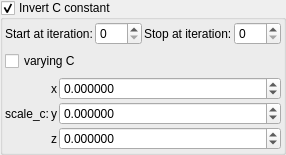
    <widget class="MyGroupBox" name="groupCheck_transf_function_enabledAz_false">
     <property name="title">
      <string>Invert C constant</string>
     </property>
     <property name="checkable">
      <bool>true</bool>
     </property>
     <layout class="QVBoxLayout" name="verticalLayout_3">
      <property name="leftMargin">
       <number>2</number>
      </property>
      <property name="topMargin">
       <number>2</number>
      </property>
      <property name="rightMargin">
       <number>2</number>
      </property>
      <property name="bottomMargin">
       <number>2</number>
      </property>
      <item>
       <layout class="QGridLayout" name="gridLayout_84">
        <property name="spacing">
         <number>2</number>
        </property>
        <item row="2" column="0">
         <widget class="QLabel" name="label_75">
          <property name="text">
           <string>Start at iteration:</string>
          </property>
         </widget>
        </item>
        <item row="2" column="1">
         <widget class="MySpinBox" name="spinboxInt_transf_start_iterations_E">
          <property name="sizePolicy">
           <sizepolicy hsizetype="Minimum" vsizetype="Maximum">
            <horstretch>0</horstretch>
            <verstretch>0</verstretch>
           </sizepolicy>
          </property>
          <property name="minimum">
           <number>0</number>
          </property>
          <property name="maximum">
           <number>999</number>
          </property>
          <property name="value">
           <number>0</number>
          </property>
         </widget>
        </item>
        <item row="2" column="3">
         <widget class="MySpinBox" name="spinboxInt_transf_stop_iterations_E">
          <property name="sizePolicy">
           <sizepolicy hsizetype="Preferred" vsizetype="Maximum">
            <horstretch>0</horstretch>
            <verstretch>0</verstretch>
           </sizepolicy>
          </property>
          <property name="maximum">
           <number>999</number>
          </property>
         </widget>
        </item>
        <item row="2" column="2">
         <widget class="QLabel" name="label_54">
          <property name="text">
           <string>Stop at iteration:</string>
          </property>
         </widget>
        </item>
       </layout>
      </item>
      <item>
       <widget class="MyCheckBox" name="checkBox_transf_function_enabledAy_false">
        <property name="text">
         <string notr="true">varying C</string>
        </property>
       </widget>
      </item>
      <item>
       <layout class="QGridLayout" name="gridLayout_66" columnstretch="0,0,0,1">
        <property name="spacing">
         <number>2</number>
        </property>
        <item row="3" column="2">
         <widget class="QLabel" name="label_137">
          <property name="text">
           <string notr="true">z</string>
          </property>
         </widget>
        </item>
        <item row="1" column="2">
         <widget class="QLabel" name="label_138">
          <property name="text">
           <string notr="true">x</string>
          </property>
         </widget>
        </item>
        <item row="1" column="3">
         <widget class="MyDoubleSpinBox" name="spinbox3_transf_scale3D_111_x">
          <property name="sizePolicy">
           <sizepolicy hsizetype="Minimum" vsizetype="Maximum">
            <horstretch>0</horstretch>
            <verstretch>0</verstretch>
           </sizepolicy>
          </property>
          <property name="prefix">
           <string/>
          </property>
          <property name="decimals">
           <number>6</number>
          </property>
          <property name="minimum">
           <double>-99.989999999999995</double>
          </property>
          <property name="singleStep">
           <double>0.100000000000000</double>
          </property>
         </widget>
        </item>
        <item row="2" column="3">
         <widget class="MyDoubleSpinBox" name="spinbox3_transf_scale3D_111_y">
          <property name="sizePolicy">
           <sizepolicy hsizetype="Minimum" vsizetype="Maximum">
            <horstretch>0</horstretch>
            <verstretch>0</verstretch>
           </sizepolicy>
          </property>
          <property name="decimals">
           <number>6</number>
          </property>
          <property name="minimum">
           <double>-99.989999999999995</double>
          </property>
          <property name="maximum">
           <double>99.989999999999995</double>
          </property>
          <property name="singleStep">
           <double>0.100000000000000</double>
          </property>
         </widget>
        </item>
        <item row="2" column="2">
         <widget class="QLabel" name="label_139">
          <property name="text">
           <string notr="true">y</string>
          </property>
         </widget>
        </item>
        <item row="3" column="3">
         <widget class="MyDoubleSpinBox" name="spinbox3_transf_scale3D_111_z">
          <property name="sizePolicy">
           <sizepolicy hsizetype="Minimum" vsizetype="Maximum">
            <horstretch>0</horstretch>
            <verstretch>0</verstretch>
           </sizepolicy>
          </property>
          <property name="decimals">
           <number>6</number>
          </property>
          <property name="minimum">
           <double>-99.989999999999995</double>
          </property>
          <property name="maximum">
           <double>99.989999999999995</double>
          </property>
          <property name="singleStep">
           <double>0.100000000000000</double>
          </property>
         </widget>
        </item>
        <item row="2" column="1">
         <widget class="QLabel" name="label_259">
          <property name="text">
           <string>scale_c:</string>
          </property>
         </widget>
        </item>
       </layout>
      </item>
     </layout>
    </widget>
